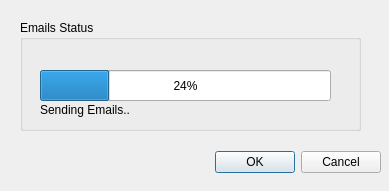
<?xml version="1.0" encoding="UTF-8"?>
<ui version="4.0">
 <class>Loading</class>
 <widget class="QDialog" name="Loading">
  <property name="geometry">
   <rect>
    <x>0</x>
    <y>0</y>
    <width>389</width>
    <height>191</height>
   </rect>
  </property>
  <property name="windowTitle">
   <string>Dialog</string>
  </property>
  <widget class="QDialogButtonBox" name="buttonBox">
   <property name="geometry">
    <rect>
     <x>30</x>
     <y>150</y>
     <width>351</width>
     <height>25</height>
    </rect>
   </property>
   <property name="orientation">
    <enum>Qt::Horizontal</enum>
   </property>
   <property name="standardButtons">
    <set>QDialogButtonBox::Cancel|QDialogButtonBox::Ok</set>
   </property>
  </widget>
  <widget class="QGroupBox" name="groupBox">
   <property name="geometry">
    <rect>
     <x>20</x>
     <y>20</y>
     <width>341</width>
     <height>111</height>
    </rect>
   </property>
   <property name="title">
    <string>Emails Status</string>
   </property>
   <widget class="QProgressBar" name="progressBar">
    <property name="geometry">
     <rect>
      <x>20</x>
      <y>50</y>
      <width>291</width>
      <height>31</height>
     </rect>
    </property>
    <property name="styleSheet">
     <string notr="true"/>
    </property>
    <property name="value">
     <number>24</number>
    </property>
   </widget>
   <widget class="QLabel" name="status_lable">
    <property name="geometry">
     <rect>
      <x>20</x>
      <y>80</y>
      <width>291</width>
      <height>20</height>
     </rect>
    </property>
    <property name="text">
     <string>Sending Emails..</string>
    </property>
   </widget>
  </widget>
 </widget>
 <resources/>
 <connections>
  <connection>
   <sender>buttonBox</sender>
   <signal>accepted()</signal>
   <receiver>Loading</receiver>
   <slot>accept()</slot>
   <hints>
    <hint type="sourcelabel">
     <x>248</x>
     <y>254</y>
    </hint>
    <hint type="destinationlabel">
     <x>157</x>
     <y>274</y>
    </hint>
   </hints>
  </connection>
  <connection>
   <sender>buttonBox</sender>
   <signal>rejected()</signal>
   <receiver>Loading</receiver>
   <slot>reject()</slot>
   <hints>
    <hint type="sourcelabel">
     <x>316</x>
     <y>260</y>
    </hint>
    <hint type="destinationlabel">
     <x>286</x>
     <y>274</y>
    </hint>
   </hints>
  </connection>
 </connections>
</ui>
